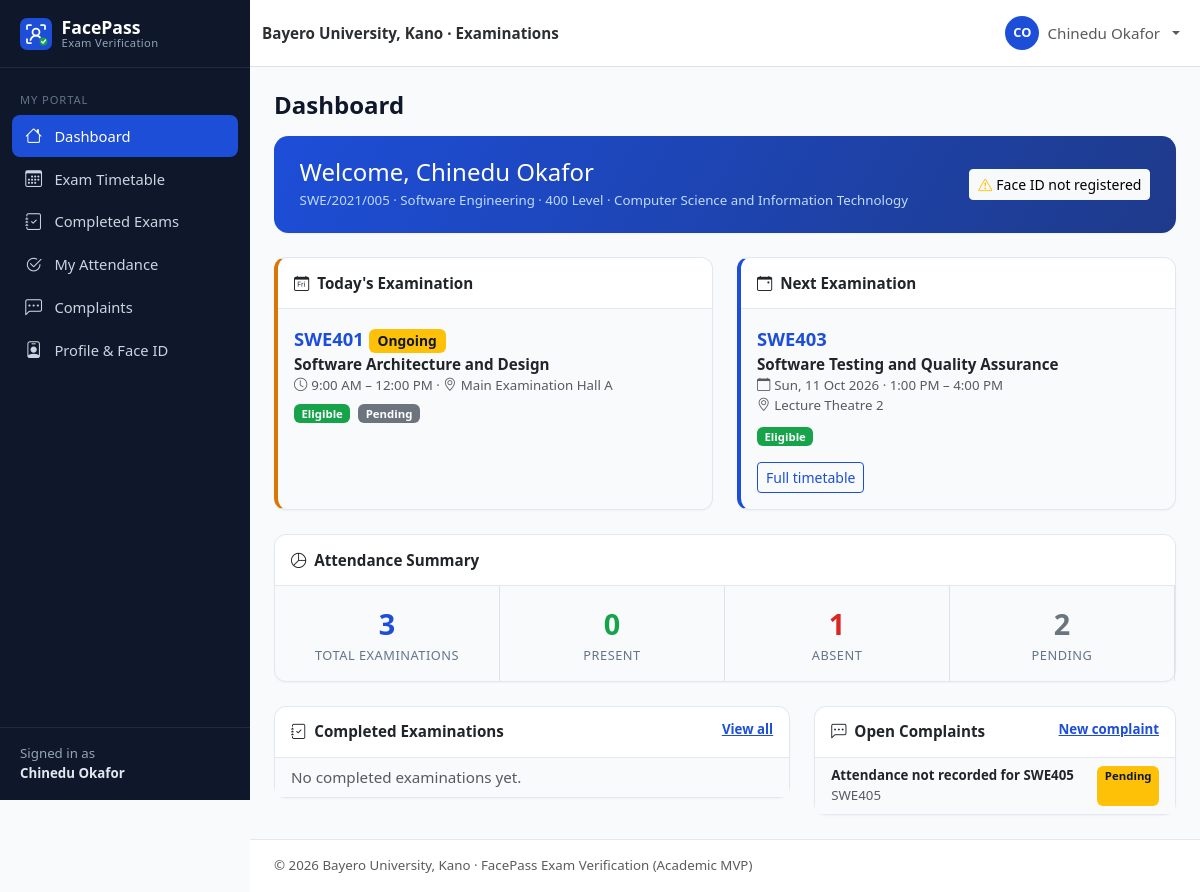
Screenshot of /student/dashboard.php (signed in) with the database file from the repository.
### tables this page shows
CREATE TABLE users (
    id               INT UNSIGNED NOT NULL AUTO_INCREMENT,
    student_id       VARCHAR(30)  NULL,                 
    first_name       VARCHAR(60)  NOT NULL,
    last_name        VARCHAR(60)  NOT NULL,
    email            VARCHAR(120) NOT NULL,
    phone            VARCHAR(20)  NULL,
    password         VARCHAR(255) NOT NULL,             
    role             ENUM('admin','student') NOT NULL DEFAULT 'student',
    department       VARCHAR(100) NULL,
    level            VARCHAR(10)  NULL,                 
    faculty          VARCHAR(100) NULL,
    face_registered  TINYINT(1)   NOT NULL DEFAULT 0,
    account_status   ENUM('active','inactive','suspended') NOT NULL DEFAULT 'active',
    created_at       TIMESTAMP    NOT NULL DEFAULT CURRENT_TIMESTAMP,
    updated_at       TIMESTAMP    NOT NULL DEFAULT CURRENT_TIMESTAMP ON UPDATE CURRENT_TIMESTAMP,
    PRIMARY KEY (id),
    UNIQUE KEY uq_users_student_id (student_id),
    UNIQUE KEY uq_users_email (email),
    KEY idx_users_role (role),
    KEY idx_users_dept_level (department, level),
    KEY idx_users_status (account_status)
);

CREATE TABLE complaints (
    id              INT UNSIGNED NOT NULL AUTO_INCREMENT,
    student_id      INT UNSIGNED NOT NULL,              
    exam_id         INT UNSIGNED NULL,                  
    subject         VARCHAR(150) NOT NULL,
    description     TEXT         NOT NULL,
    status          ENUM('pending','reviewed','resolved','rejected') NOT NULL DEFAULT 'pending',
    admin_response  TEXT         NULL,
    created_at      TIMESTAMP    NOT NULL DEFAULT CURRENT_TIMESTAMP,
    updated_at      TIMESTAMP    NOT NULL DEFAULT CURRENT_TIMESTAMP ON UPDATE CURRENT_TIMESTAMP,
    PRIMARY KEY (id),
    KEY idx_complaints_student (student_id),
    KEY idx_complaints_status (status),
    CONSTRAINT fk_complaints_student FOREIGN KEY (student_id)
        REFERENCES users (id) ON DELETE CASCADE ON UPDATE CASCADE,
    CONSTRAINT fk_complaints_exam FOREIGN KEY (exam_id)
        REFERENCES examinations (id) ON DELETE SET NULL ON UPDATE CASCADE
);

CREATE TABLE examinations (
    id            INT UNSIGNED NOT NULL AUTO_INCREMENT,
    course_code   VARCHAR(20)  NOT NULL,
    course_title  VARCHAR(150) NOT NULL,
    department    VARCHAR(100) NOT NULL,
    level         VARCHAR(10)  NOT NULL,
    exam_date     DATE         NOT NULL,
    start_time    TIME         NOT NULL,
    end_time      TIME         NOT NULL,
    venue         VARCHAR(120) NOT NULL,
    status        ENUM('scheduled','ongoing','completed','cancelled') NOT NULL DEFAULT 'scheduled',
    created_at    TIMESTAMP    NOT NULL DEFAULT CURRENT_TIMESTAMP,
    updated_at    TIMESTAMP    NOT NULL DEFAULT CURRENT_TIMESTAMP ON UPDATE CURRENT_TIMESTAMP,
    PRIMARY KEY (id),
    KEY idx_exams_date (exam_date),
    KEY idx_exams_status (status),
    KEY idx_exams_dept_level (department, level)
);

### student/dashboard.php (the view, shortened to what the rows shown need)
<?php
$student = requireStudent();
$exams = student_exams($student);
$today = date('Y-m-d');
$todayExams = array_values(array_filter($exams, fn($e) => $e['exam_date'] === $today && $e['status'] !== 'cancelled'));
$stmt = db()->prepare(
    "SELECT c.*, e.course_code FROM complaints c LEFT JOIN examinations e ON e.id = c.exam_id
     WHERE c.student_id = ? AND c.status IN ('pending', 'reviewed') ORDER BY c.created_at DESC"
);
$stmt->execute([$student['id']]);
$openComplaints = $stmt->fetchAll();
$pageTitle = 'Dashboard';
require __DIR__ . '/../includes/header.php';
?>
<div class="card welcome-banner mb-4">
    <div class="d-flex flex-wrap justify-content-between align-items-center gap-3">
        <div>
            <h2 class="h4 mb-1">Welcome, <?= e(full_name($student)) ?></h2>
            <div class="text-muted-light small"><?= e($student['student_id']) ?> · <?= e($student['department']) ?> · <?= e($student['level']) ?> Level · <?= e($student['faculty']) ?></div>
        </div>
    </div>
</div>
                <?php foreach ($todayExams as $ex): ?>
                        <div class="course-code"><?= e($ex['course_code']) ?> <?= status_badge($ex['status']) ?></div>
                <?php endforeach; ?>
<div class="row g-4">
    <div class="col-lg-5">
        <div class="card">
            <ul class="list-group list-group-flush">
                <?php foreach ($openComplaints as $c): ?>
                    <li class="list-group-item d-flex justify-content-between">
                        <span class="small"><strong><?= e($c['subject']) ?></strong><?= $c['course_code'] ? '<br><span class="text-muted">' . e($c['course_code']) . '</span>' : '' ?></span>
                        <?= status_badge($c['status']) ?>
                    </li>
                <?php endforeach; ?>
            </ul>
        </div>
    </div>
</div>
<?php require __DIR__ . '/../includes/footer.php'; ?>

### includes/header.php (shortened to what the rows shown need)
<?php
$pageTitle = $pageTitle ?? APP_NAME;
$layout = $layout ?? 'app';
$bodyClass = $bodyClass ?? '';
$user = current_user();
$role = $user['role'] ?? null;
?>
<!doctype html>
<html lang="en">
<head>
    <link rel="stylesheet" href="<?= e(url('assets/vendor/bootstrap/bootstrap.min.css')) ?>">
    <link rel="stylesheet" href="<?= e(url('assets/vendor/bootstrap-icons/bootstrap-icons.min.css')) ?>">
    <link rel="stylesheet" href="<?= e(url('assets/css/style.css')) ?>">
    <?php if ($role === 'admin'): ?>
        <link rel="stylesheet" href="<?= e(url('assets/css/admin.css')) ?>">
    <?php elseif ($role === 'student'): ?>
        <link rel="stylesheet" href="<?= e(url('assets/css/student.css')) ?>">
    <?php endif; ?>
</head>
<body class="<?= e(trim("layout-$layout $bodyClass")) ?>">
<?php if ($layout === 'app' && $user): ?>
<div class="app-shell">
    <?php require __DIR__ . '/sidebar.php'; ?>
    <div class="app-main">
        <nav class="navbar navbar-expand bg-white border-bottom app-topbar sticky-top">
            <div class="container-fluid">
                <span class="navbar-text fw-semibold text-secondary-emphasis d-none d-sm-inline">
                    <?= e(INSTITUTION_NAME) ?> · Examinations
                </span>
                <ul class="navbar-nav ms-auto align-items-center">
                    <li class="nav-item dropdown">
                        <a class="nav-link dropdown-toggle d-flex align-items-center gap-2" href="#" role="button"
                           data-bs-toggle="dropdown" aria-expanded="false">
                            <span class="avatar-circle"><?= e(strtoupper(substr($user['first_name'], 0, 1) . substr($user['last_name'], 0, 1))) ?></span>
                            <span class="d-none d-md-inline"><?= e(full_name($user)) ?></span>
                        </a>
                    </li>
                </ul>
            </div>
        </nav>
        <main class="app-content container-fluid">
            <div class="d-flex flex-wrap justify-content-between align-items-center mb-3 gap-2">
                <div>
                    <h1 class="h4 mb-0 page-title"><?= e($pageTitle) ?></h1>
                </div>
            </div>
<?php else: ?>
<main class="plain-content">
<?php endif; ?>

### includes/sidebar.php (shortened to what the rows shown need)
<?php
$current = str_replace('\\', '/', $_SERVER['SCRIPT_NAME'] ?? '');
if (($user['role'] ?? '') === 'admin') {
    $menu = [
        'Overview' => [
            ['admin/dashboard.php', 'bi-speedometer2', 'Dashboard'],
        ],
        'Examination Day' => [
            ['verification/index.php', 'bi-person-bounding-box', 'Verification Kiosk'],
            ['verification/result.php', 'bi-clipboard-check', 'Live Verification Log'],
        ],
        'Management' => [
            ['admin/students.php', 'bi-people', 'Students'],
            ['admin/examinations.php', 'bi-calendar-event', 'Examinations'],
            ['admin/payments.php', 'bi-cash-coin', 'Payments & Eligibility'],
            ['admin/attendance.php', 'bi-check2-square', 'Attendance'],
            ['admin/complaints.php', 'bi-chat-left-text', 'Complaints'],
        ],
        'System' => [
            ['admin/users.php', 'bi-shield-lock', 'Administrators'],
            ['admin/audit-logs.php', 'bi-journal-text', 'Audit Logs'],
            ['admin/settings.php', 'bi-gear', 'Settings'],
        ],
    ];
    $aliases = [
        'admin/student-view.php' => 'admin/students.php',
        'admin/enroll-face.php' => 'admin/students.php',
        'auth/register.php' => 'admin/students.php',
        'admin/examination-create.php' => 'admin/examinations.php',
    ];
} else {
    $menu = [
        'My Portal' => [
            ['student/dashboard.php', 'bi-house', 'Dashboard'],
            ['student/timetable.php', 'bi-calendar3', 'Exam Timetable'],
            ['student/examinations.php', 'bi-journal-check', 'Completed Exams'],
            ['student/attendance.php', 'bi-check2-circle', 'My Attendance'],
            ['student/complaints.php', 'bi-chat-left-dots', 'Complaints'],
            ['student/profile.php', 'bi-person-badge', 'Profile & Face ID'],
        ],
    ];
    $aliases = [];
}
$isActive = function (string $path) use ($current, $aliases): bool {
    foreach ($aliases as $child => $parent) {
        if ($parent === $path && str_ends_with($current, '/' . $child)) {
            return true;
        }
    }
    return str_ends_with($current, '/' . $path);
};
?>
<aside class="offcanvas-lg offcanvas-start app-sidebar" tabindex="-1" id="appSidebar" aria-labelledby="appSidebarLabel">
    <div class="offcanvas-body flex-column p-0">
        <div class="sidebar-desktop-brand d-none d-lg-block">
            <a class="sidebar-brand" href="<?= e(url('index.php')) ?>">
                <img src="<?= e(url('assets/images/logo.svg')) ?>" alt="" width="32" height="32">
                <span>FacePass<small>Exam Verification</small></span>
            </a>
        </div>
        <nav class="sidebar-nav">
            <?php foreach ($menu as $section => $items): ?>
                <div class="sidebar-section"><?= e($section) ?></div>
                <?php foreach ($items as [$path, $icon, $label]): ?>
                    <a class="sidebar-link<?= $isActive($path) ? ' active' : '' ?>" href="<?= e(url($path)) ?>">
                        <i class="bi <?= e($icon) ?>"></i><span><?= e($label) ?></span>
                    </a>
                <?php endforeach; ?>
            <?php endforeach; ?>
        </nav>
        <div class="sidebar-footer small">
            Signed in as<br><strong><?= e(full_name($user)) ?></strong>
        </div>
    </div>
</aside>

### includes/functions.php (shortened to what the rows shown need)
<?php
function e($value): string
{
    return htmlspecialchars((string) ($value ?? ''), ENT_QUOTES | ENT_SUBSTITUTE, 'UTF-8');
}
function base_url(): string
{
    static $base = null;
    if ($base !== null) {
        return $base;
    }
    $docRoot = realpath($_SERVER['DOCUMENT_ROOT'] ?? '') ?: '';
    $root = realpath(ROOT_PATH) ?: ROOT_PATH;
    $docRoot = str_replace('\\', '/', $docRoot);
    $root = str_replace('\\', '/', $root);
    $relative = '';
    if ($docRoot !== '' && stripos($root, $docRoot) === 0) {
        $relative = trim(substr($root, strlen($docRoot)), '/');
    }
    $base = $relative === '' ? '' : '/' . $relative;
    return $base;
}
function url(string $path = ''): string
{
    return base_url() . '/' . ltrim($path, '/');
}
function full_name(array $row): string
{
    return trim(($row['first_name'] ?? '') . ' ' . ($row['last_name'] ?? ''));
}
function status_badge(?string $status): string
{
    $map = [
        'scheduled' => 'primary', 'ongoing' => 'warning text-dark', 'completed' => 'success',
        'cancelled' => 'secondary', 'present' => 'success', 'absent' => 'danger',
        'rejected' => 'danger', 'pending' => 'warning text-dark', 'reviewed' => 'info text-dark',
        'resolved' => 'success', 'active' => 'success', 'inactive' => 'secondary',
        'suspended' => 'danger', 'facial_recognition' => 'primary', 'manual' => 'dark',
    ];
    $status = (string) $status;
    $class = $map[$status] ?? 'secondary';
    $label = ucwords(str_replace('_', ' ', $status));
    return '<span class="badge bg-' . $class . '">' . e($label) . '</span>';
}

### rows the page displays
users: full_name($user) "Chinedu Okafor", first_name+last_name "CO", full_name($student) "Chinedu Okafor", student "SWE/2021/005", department "Software Engineering", level "400", faculty "Computer Science and Information Technology"
complaints: subject "Attendance not recorded for SWE405", exam.course_code "SWE405", status "Pending"

### other values shown
$section "MY PORTAL"
$label "Dashboard"
$label "Exam Timetable"
$label "Completed Exams"
$label "My Attendance"
$label "Complaints"
$label "Profile & Face ID"
INSTITUTION_NAME "Bayero University, Kano"
$pageTitle "Dashboard"
$ex['course_code'] "SWE401"
$label "Ongoing"
$ex['course_title'] "Software Architecture and Design"
fmt_time($ex['start_time']) "9:00 AM"
fmt_time($ex['end_time']) "12:00 PM"
$ex['venue'] "Main Examination Hall A"
